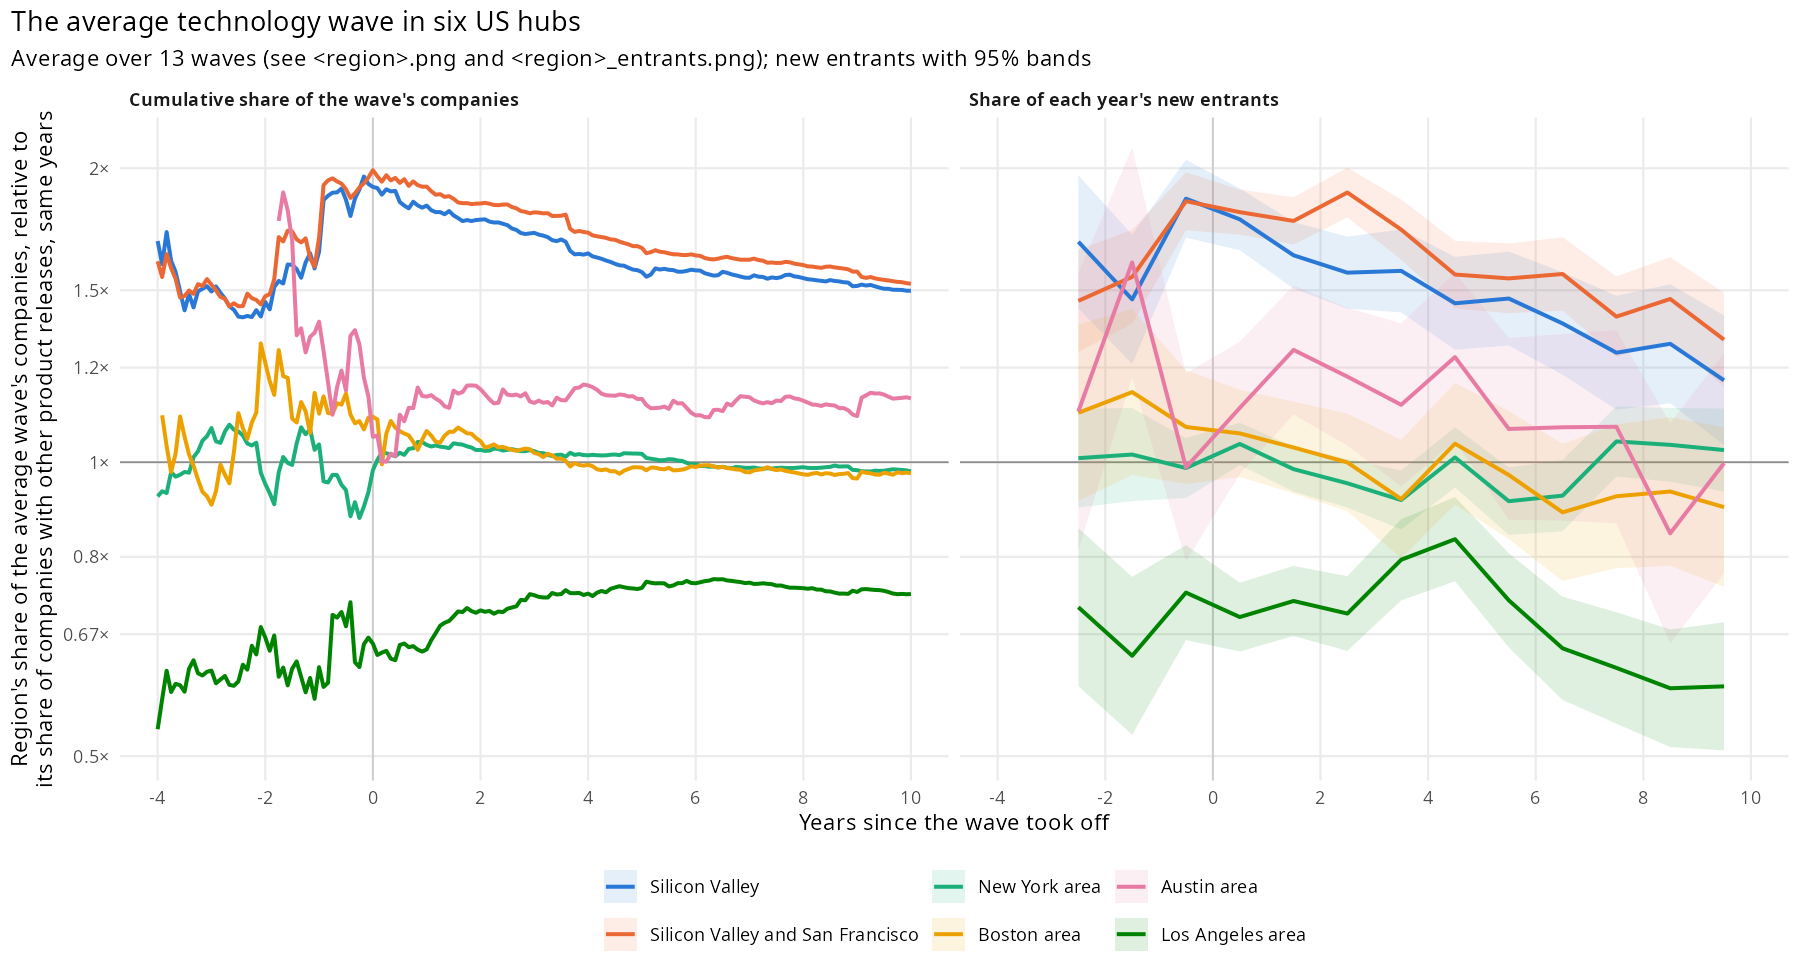

R code for this plot:
library(data.table)
library(ggplot2)
pdf(NULL)

# Over/under-representation of tech hubs in each technology wave, by years since the wave took off.
#
# A region's ratio is its share of a wave's companies over the share expected from other product releases: each
# company counts as the region's share of the placed companies with a product release in the same calendar year
# that does not match the wave's technology family (a series, its broad parent and narrower children, as in
# build.py), since hubs' shares of these companies drift over the years. Year 0 is the first month of the wave's half-peak window in
# 03-tech-waves/waves.txt. Regions are sets of GeoNames counties (admin2); New York City's own entry has none, so
# it is listed by id, and Connecticut is coded by planning region.
#
# Outputs, per region:
#   <region>.png           cumulative: the region's share of the wave's companies so far. A line starts once the
#                          wave has 30 placed companies. The dashed average wave is the month effects of a
#                          least-squares fit of log ratio on wave and month since take-off (wave effects summing to
#                          zero), drawn where at least five waves have a ratio.
#   <region>_entrants.png  the region's share of each year's new entrants, with 95% Wilson intervals; years with
#                          fewer than 20 entrants are dropped. The average wave is the year effects of a Poisson fit
#                          of region entrants on wave and year, offset by expected entrants, with 95% intervals.
# and hubs.png, every region's average wave under both measures; hubs_cumulative.png, the cumulative measure from year 0.
#
#   Rscript hubs.R ../03-tech-waves/companies_<launch version>.csv ../03-tech-waves/releases_<launch version>.csv

args <- commandArgs(trailingOnly = TRUE)
companies_file <- normalizePath(args[1])
releases_file <- normalizePath(args[2])
setwd(dirname(normalizePath(sub("--file=", "", grep("--file=", commandArgs(), value = TRUE)))))

labels <- c(
	mobile = "Mobile apps", cloud = "Cloud", saas = "SaaS", big_data = "Big data", iot = "Internet of things", printing_3d = "3D printing",
	wearables = "Wearables", xr = "VR / AR", metaverse = "Metaverse", crypto = "Crypto",
	genai = "Generative AI (excl. agents)", agentic = "Agentic AI", ai = "Any AI"
)
parent <- c(cloud = "cloud_broad", saas = "cloud", iot = "iot_broad", wearables = "wearables_broad", crypto = "crypto_broad",
	ai = "ai_broad", genai_broad = "ai_broad", genai = "genai_broad", agentic = "ai")
regions <- list(
	list(key = "silicon_valley", name = "Silicon Valley", what = "Santa Clara and San Mateo counties", counties = c("CA.085", "CA.081")),
	list(key = "silicon_valley_sf", name = "Silicon Valley and San Francisco", what = "Santa Clara, San Mateo and San Francisco counties",
		counties = c("CA.085", "CA.081", "CA.075")),
	list(key = "new_york", name = "New York area", ids = "5128581",
		what = "New York City, Long Island, lower Hudson Valley, northern and central New Jersey, Fairfield County (Conn.)",
		counties = c(paste0("NY.", c("005", "047", "061", "081", "085", "059", "103", "119", "087", "079")),
			paste0("NJ.", c("003", "013", "017", "019", "021", "023", "025", "027", "029", "031", "035", "037", "039")), "CT.190", "CT.120")),
	list(key = "boston", name = "Boston area", what = "Suffolk, Middlesex, Norfolk, Essex and Plymouth counties",
		counties = paste0("MA.", c("025", "017", "021", "009", "023"))),
	list(key = "austin", name = "Austin area", what = "Travis, Williamson, Hays, Bastrop and Caldwell counties",
		counties = paste0("TX.", c("453", "491", "209", "021", "055"))),
	list(key = "los_angeles", name = "Los Angeles area", what = "Los Angeles and Orange counties", counties = c("CA.037", "CA.059"))
)

geo <- fread("geo.csv", colClasses = c(geonameid = "character"))[!org_type %in% c("law_firm", "research_publisher", "stock_commentary")]
us <- fread("../../data/geonames/cities500.txt", sep = "\t", quote = "", header = FALSE, select = c(1, 9, 11, 12),
	col.names = c("geonameid", "cc", "admin1", "admin2"), colClasses = "character")[cc == "US"]
firms <- fread(companies_file)[geo[, .(uploader_link, geonameid)], on = "uploader_link", nomatch = NULL]
releases <- fread(releases_file, colClasses = c(year = "character"))[geo[, .(uploader_link, geonameid)], on = "uploader_link", nomatch = NULL]
# Sender-years whose product releases all match the family
releases[, full := n == n[family == "_total"], by = .(uploader_link, year)]
firms[, fam := vapply(series, function(s) { while (s %in% names(parent)) s <- parent[[s]]; s }, "")]
firms[, `:=`(month = pmax(first_month, "2010-01"), cal = substr(pmax(first_month, "2010-01"), 1, 4))]
waves <- fread(text = grep("^ *[a-z_0-9]+ +(all|launch) ", readLines("../03-tech-waves/waves.txt"), value = TRUE),
	header = FALSE, col.names = c("series", "group", "peak_month", "peak", "half_from", "half_to", "last", "matches"))[group == "all"]
firms[waves, rel := 12 * (as.integer(substr(month, 1, 4)) - as.integer(substr(i.half_from, 1, 4)))
	+ as.integer(substr(month, 6, 7)) - as.integer(substr(i.half_from, 6, 7)), on = "series"]
order <- waves[series %in% names(labels)][order(half_from)]
levels <- paste0(labels[order$series], "  (", order$half_from, ")")
months <- format(seq(as.Date("2010-01-01"), as.Date(paste0(max(firms$month), "-01")), by = "month"), "%Y-%m")
y_ratio <- scale_y_continuous(trans = "log2", breaks = c(0.25, 0.5, 1, 2, 4), labels = function(x) paste0(x, "×"),
	limits = c(1 / 6, 6), oob = scales::squish)
theme_panels <- theme_minimal(base_size = 11) +
	theme(panel.grid.minor = element_blank(), strip.text = element_text(hjust = 0, face = "bold"), plot.title.position = "plot")
averages <- list()

for (r in regions) {
	ids <- c(us[paste(admin1, admin2, sep = ".") %in% r$counties, geonameid], r$ids)
	firms[, inr := geonameid %in% ids]
	releases[, inr := geonameid %in% ids]
	# Per family and calendar year: the region's share of companies with a product release outside the family that year
	base <- CJ(fam = unique(firms$fam), cal = unique(releases$year))
	base[releases[family == "_total", .(n = .N, n_r = sum(inr)), by = year], `:=`(n = i.n, n_r = i.n_r), on = .(cal = year)]
	base[releases[family != "_total" & full, .(n = .N, n_r = sum(inr)), by = .(family, year)],
		`:=`(n = n - i.n, n_r = n_r - i.n_r), on = .(fam = family, cal = year)]
	firms[base, b := i.n_r / i.n, on = .(fam, cal)]
	ylab <- paste0(r$name, "'s share of the wave's companies, relative to its share\nof companies with other product releases in the same years")

	# Cumulative
	d <- firms[series %in% names(labels), .(n = .N, n_r = sum(inr), x = sum(b)), by = .(series, month)]
	d <- d[CJ(series = unique(d$series), month = months), on = .(series, month)]
	d[is.na(n), `:=`(n = 0L, n_r = 0L, x = 0)]
	setkey(d, series, month)
	d[, `:=`(cum = cumsum(n), cum_r = cumsum(n_r), cum_x = cumsum(x)), by = series]
	d[waves, half_from := i.half_from, on = "series"]
	d[, `:=`(ratio = cum_r / cum_x,
		years = (12 * (as.integer(substr(month, 1, 4)) - as.integer(substr(half_from, 1, 4)))
			+ as.integer(substr(month, 6, 7)) - as.integer(substr(half_from, 6, 7))) / 12)]
	d <- d[cum >= 30 & years >= -4 & years <= 10]
	fit <- lm(log(ratio) ~ 0 + factor(years) + series, d[ratio > 0], contrasts = list(series = "contr.sum"))
	avg <- d[ratio > 0, .(waves = .N), by = years][, ratio := exp(coef(fit)[paste0("factor(years)", years)])][waves >= 5]
	averages[[length(averages) + 1]] <- avg[, .(region = r$name, measure = "Cumulative share of the wave's companies", years, ratio)]
	d[, label := factor(paste0(labels[series], "  (", half_from, ")"), levels)]

	p <- ggplot(d, aes(years, ratio)) +
		geom_hline(yintercept = 1, colour = "grey55", linewidth = 0.4) +
		geom_vline(xintercept = 0, colour = "grey80", linewidth = 0.4) +
		geom_line(data = d[, !"label"], aes(group = series), colour = "grey82", linewidth = 0.35) +
		geom_line(data = avg, colour = "grey15", linewidth = 0.6, linetype = "22") +
		geom_line(colour = "#2a78d6", linewidth = 0.9) +
		facet_wrap(~label, ncol = 4) + y_ratio + scale_x_continuous(breaks = seq(-4, 10, 2)) +
		labs(x = "Years since the wave took off (first month of its half-peak window, in brackets)", y = ylab,
			title = paste0(r$name, ": over-representation as each technology wave develops"),
			subtitle = paste0(r$what, "\nCumulative from 2010; grey: other waves; dashed: average wave")) +
		theme_panels
	ggsave(paste0(r$key, ".png"), p, width = 12, height = 10, dpi = 150)

	# New entrants per year since take-off
	e <- firms[series %in% names(labels) & rel >= -48 & rel < 120, .(n = .N, n_r = sum(inr), x = sum(b)), by = .(series, year = rel %/% 12)][n >= 20]
	e[, `:=`(p = n_r / n, z = 1.96)]
	e[, `:=`(ratio = n_r / x,
		lo = ((p + z^2 / (2 * n)) - z * sqrt(p * (1 - p) / n + z^2 / (4 * n^2))) / (1 + z^2 / n) * n / x,
		hi = ((p + z^2 / (2 * n)) + z * sqrt(p * (1 - p) / n + z^2 / (4 * n^2))) / (1 + z^2 / n) * n / x)]
	pois <- glm(n_r ~ 0 + factor(year) + series + offset(log(x)), poisson, e, contrasts = list(series = "contr.sum"))
	ci <- exp(cbind(coef(pois), confint.default(pois)))
	eavg <- e[, .(waves = .N), by = year][waves >= 5]
	eavg[, c("ratio", "lo", "hi") := as.data.table(ci[paste0("factor(year)", year), , drop = FALSE])]
	averages[[length(averages) + 1]] <- eavg[, .(region = r$name, measure = "Share of each year's new entrants", years = year + 0.5, ratio, lo, hi)]
	e[waves, half_from := i.half_from, on = "series"]
	e[, label := factor(paste0(labels[series], "  (", half_from, ")"), levels)]

	p <- ggplot(e, aes(year + 0.5, ratio)) +
		geom_hline(yintercept = 1, colour = "grey55", linewidth = 0.4) +
		geom_vline(xintercept = 0, colour = "grey80", linewidth = 0.4) +
		geom_line(data = e[, !"label"], aes(group = series), colour = "grey82", linewidth = 0.35) +
		geom_ribbon(data = eavg, aes(ymin = lo, ymax = hi), fill = "grey15", alpha = 0.1) +
		geom_line(data = eavg, colour = "grey15", linewidth = 0.6, linetype = "22") +
		geom_errorbar(aes(ymin = lo, ymax = hi), colour = "#2a78d6", width = 0, linewidth = 0.5, alpha = 0.6) +
		geom_line(colour = "#2a78d6", linewidth = 0.9) + geom_point(colour = "#2a78d6", size = 1.6) +
		facet_wrap(~label, ncol = 4) + y_ratio + scale_x_continuous(breaks = seq(-4, 10, 2), limits = c(-4, 10)) +
		labs(x = "Years since the wave took off (first month of its half-peak window, in brackets)", y = ylab,
			title = paste0(r$name, ": share of each year's new entrants, as each technology wave develops"),
			subtitle = paste0(r$what, "\nPoints: years with 20+ new companies, 95% intervals; grey: other waves; dashed: average wave, 95% band")) +
		theme_panels
	ggsave(paste0(r$key, "_entrants.png"), p, width = 12, height = 10, dpi = 150)
}

a <- rbindlist(averages, fill = TRUE)
a[, region := factor(region, vapply(regions, `[[`, "", "name"))]
ggplot(a, aes(years, ratio, colour = region, fill = region)) +
	geom_hline(yintercept = 1, colour = "grey55", linewidth = 0.4) +
	geom_vline(xintercept = 0, colour = "grey80", linewidth = 0.4) +
	geom_ribbon(aes(ymin = lo, ymax = hi), alpha = 0.12, colour = NA) +
	geom_line(linewidth = 0.9) +
	facet_wrap(~measure) +
	scale_colour_manual(values = c("#2a78d6", "#eb6834", "#1baf7a", "#eda100", "#e87ba4", "#008300"), aesthetics = c("colour", "fill")) +
	scale_y_continuous(trans = "log2", breaks = c(0.5, 2 / 3, 0.8, 1, 1.25, 1.5, 2), labels = function(x) paste0(signif(x, 2), "×")) +
	scale_x_continuous(breaks = seq(-4, 10, 2)) +
	labs(x = "Years since the wave took off", y = "Region's share of the average wave's companies, relative to\nits share of companies with other product releases, same years",
		colour = NULL, fill = NULL, title = "The average technology wave in six US hubs",
		subtitle = "Average over 13 waves (see <region>.png and <region>_entrants.png); new entrants with 95% bands") +
	theme_panels + theme(legend.position = "bottom")
ggsave("hubs.png", width = 12, height = 6.5, dpi = 150)

ggplot(a[measure == "Cumulative share of the wave's companies" & years >= 0], aes(years, ratio, colour = region)) +
	geom_hline(yintercept = 1, colour = "grey55", linewidth = 0.4) +
	geom_line(linewidth = 0.9) +
	scale_colour_manual(values = c("#2a78d6", "#eb6834", "#1baf7a", "#eda100", "#e87ba4", "#008300")) +
	scale_y_continuous(trans = "log2", breaks = c(2 / 3, 0.8, 0.9, 1, 1.1, 1.25, 1.5, 1.75, 2), labels = function(x) paste0(signif(x, 2), "×")) +
	scale_x_continuous(breaks = 0:10, expand = expansion(mult = c(0, 0.02))) +
	labs(x = "Years since the wave took off", y = "Actual / expected companies in the region",
		colour = NULL, title = "The average technology wave in six US hubs",
		subtitle = paste0("Region's share of the wave's companies so far, relative to its share of companies with other\n",
			"product releases in the same years; average over 13 waves")) +
	theme_minimal(base_size = 11) + theme(panel.grid.minor = element_blank(), plot.title.position = "plot", legend.position = "bottom")
ggsave("hubs_cumulative.png", width = 9, height = 6, dpi = 150)
